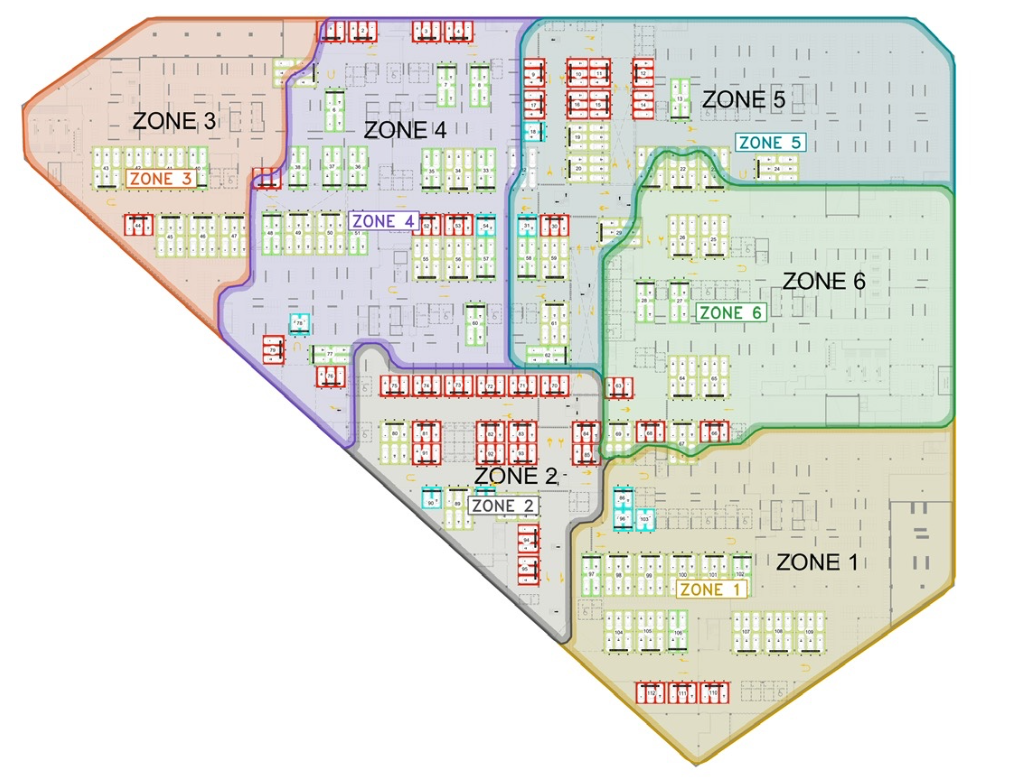
#> input picture TotalParking/Images/zones_map.png, 1016 x 781 px
$ python -i kiem_tra_duong_tai_xe.py   (imports and definitions only)
#> lines starting #> are read from the running program, lines starting #| are printed output that depends on the picture
#!/usr/bin/env python3
"""Kiem tra du lieu duong di man hinh tai xe (specs/man-tai-xe-zones-map, task 01).

Chi DOC: TotalParking/App_Data/driver_lanes.json, anh zones_map.jpeg / plan_map.jpg
va bang `block` trong CSDL (SELECT). Khong ghi gi ngoai anh phu trong
specs/man-tai-xe-zones-map/artifacts/.

    python tools\\kiem_tra_duong_tai_xe.py

9 muc, moi muc in PASS/FAIL; thoat 0 chi khi du 9 PASS.

File nay la NOI DUY NHAT dinh nghia mat na dai vang (mat_na_vang) va cach doc
bang block (doc_block_db); script sinh tools/so_hoa_duong_tai_xe.py import lai,
de hai ben khong the dung hai nguong khac nhau.
"""

import hashlib
import json
import os
import subprocess
import sys
from collections import deque

import numpy as np
from PIL import Image, ImageDraw, ImageFont
from scipy import ndimage as ndi
from skimage.morphology import remove_small_objects

GOC = os.path.dirname(os.path.dirname(os.path.abspath(__file__)))
sys.path.insert(0, os.path.dirname(os.path.abspath(__file__)))

ANH_ZONES = os.path.join(GOC, "TotalParking", "Images", "zones_map.jpeg")
ANH_PLAN = os.path.join(GOC, "TotalParking", "Images", "plan_map.jpg")
FILE_JSON = os.path.join(GOC, "TotalParking", "App_Data", "driver_lanes.json")
ANH_PHU = os.path.join(GOC, "specs", "man-tai-xe-zones-map", "artifacts", "ban_do_duong_tai_xe.png")

KHUNG_W, KHUNG_H = 4800, 3584
R1 = (3480, 1860)             # ram doc 1, user xac nhan 09/10


# --------------------------------------------------------------- dung chung
def mat_na_vang(rgb):
    """Mat na dai vang (lop xe) da lap lo.

    Mau vang cua lan (~244,209,105). Chu, mui ten va net ke ve de len lan lam
    mat na vo hang tram manh; closing 12 vong (3x3) lap lai.

    Sau do OPENING 8 vong: cat bo vien vang mong 1-2 px quanh cac block (block
    ve de len nen vang). Khong cat, skeleton bam theo vien do va duong di chay
    doc mep block (block 5, 69, 84, 80) ma kiem tra van cham 100% tren vang.
    Cuoi cung bo manh nho (< 20000 px) la o do / ky hieu le.
    """
    a = np.asarray(rgb).astype(int)
    r, g, b = a[..., 0], a[..., 1], a[..., 2]
    vang = (r > 220) & (g > 170) & (g < 225) & (b < 140) & (r - b > 110)
    lap = ndi.binary_closing(vang, structure=np.ones((3, 3)), iterations=12)
    lap = ndi.binary_opening(lap, structure=np.ones((3, 3)), iterations=8)
    return remove_small_objects(lap, max_size=20000)


# [35 lines left out: functions doc_block_db, khop_affine, not called in this run]


def ap_affine(M, x, y):
    zx, zy = np.array([x, y, 1.0]) @ M
    return int(round(zx)), int(round(zy))


# [172 lines left out: functions kc_diem_doan, main, ve_anh_phu, not called in this run]


# [2 lines not run here, left out]

>>> import cv2
>>> picture = cv2.imread('../TotalParking/Images/zones_map.png', cv2.IMREAD_GRAYSCALE)
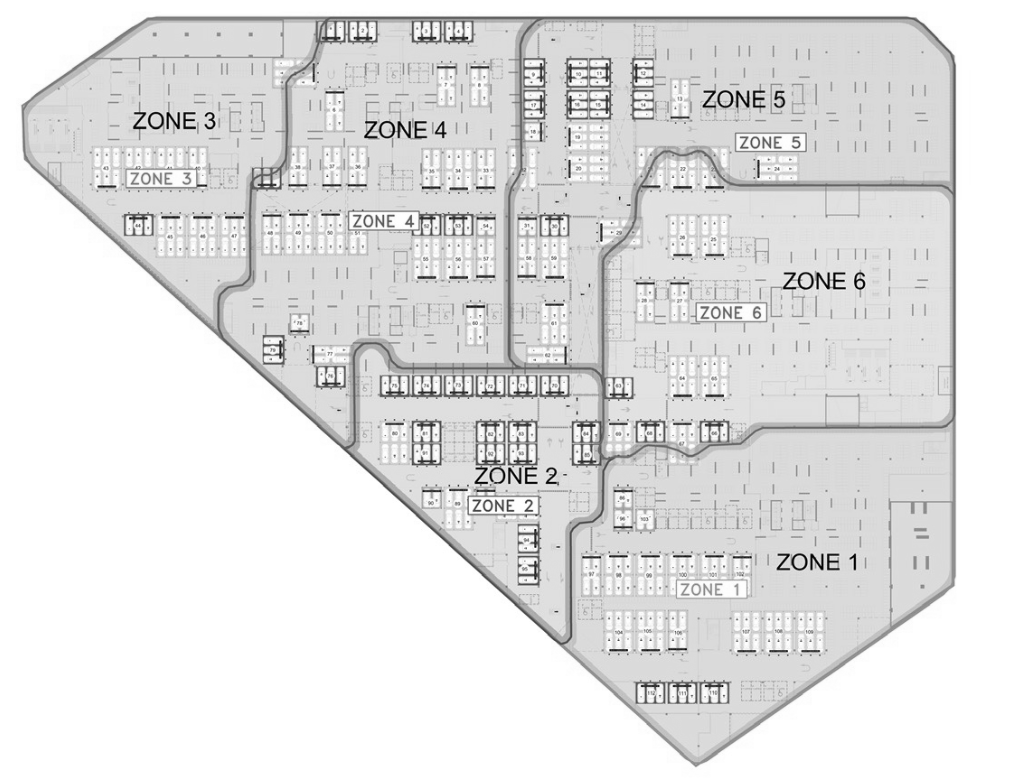
#> picture: shape (781, 1016); min 0, max 255, mean 226.7
>>> result = mat_na_vang(picture)
#> in mat_na_vang, `r, g, b = a[..., 0], a[..., 1], a[..., 2]`: r = 781 values from 255 to 255
#> (the run stopped early here; a loop or call above may not have finished)

$ run again, on TotalParking/Images/hmi_flow.jpg
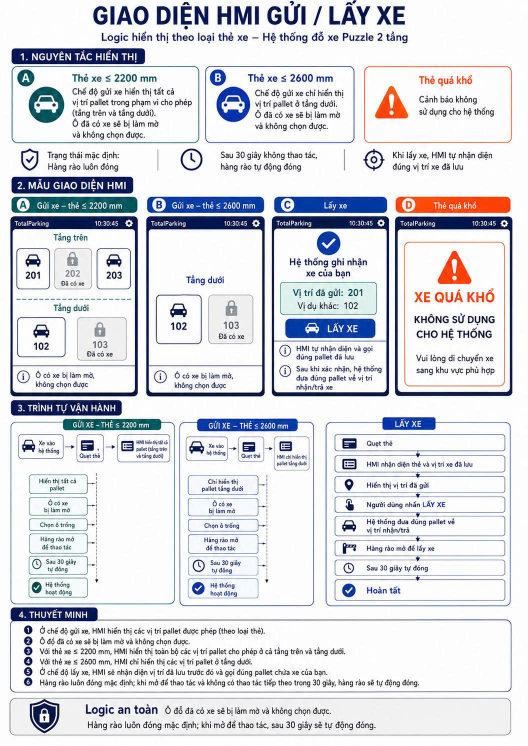
#> input picture TotalParking/Images/hmi_flow.jpg, 1055 x 1491 px (shown at 1/2 size)
#> `picture = cv2.imread('../TotalParking/Images/zones_map.png', cv2.IMREA..`:
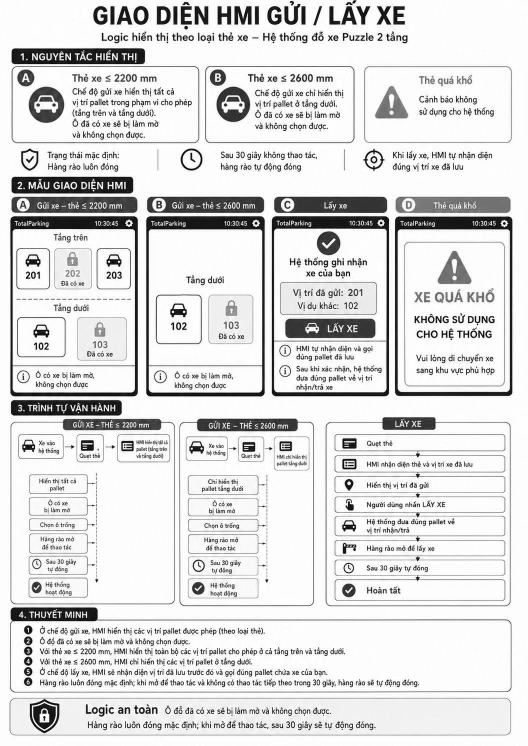
#> picture: shape (1491, 1055) (shown at 1/2 size); min 0, max 255, mean 219.3
#> r = 1491 values, max 255 at index 605, min 252 at index 144, mean 253; g has the same summary as r; b has the same summary as r
